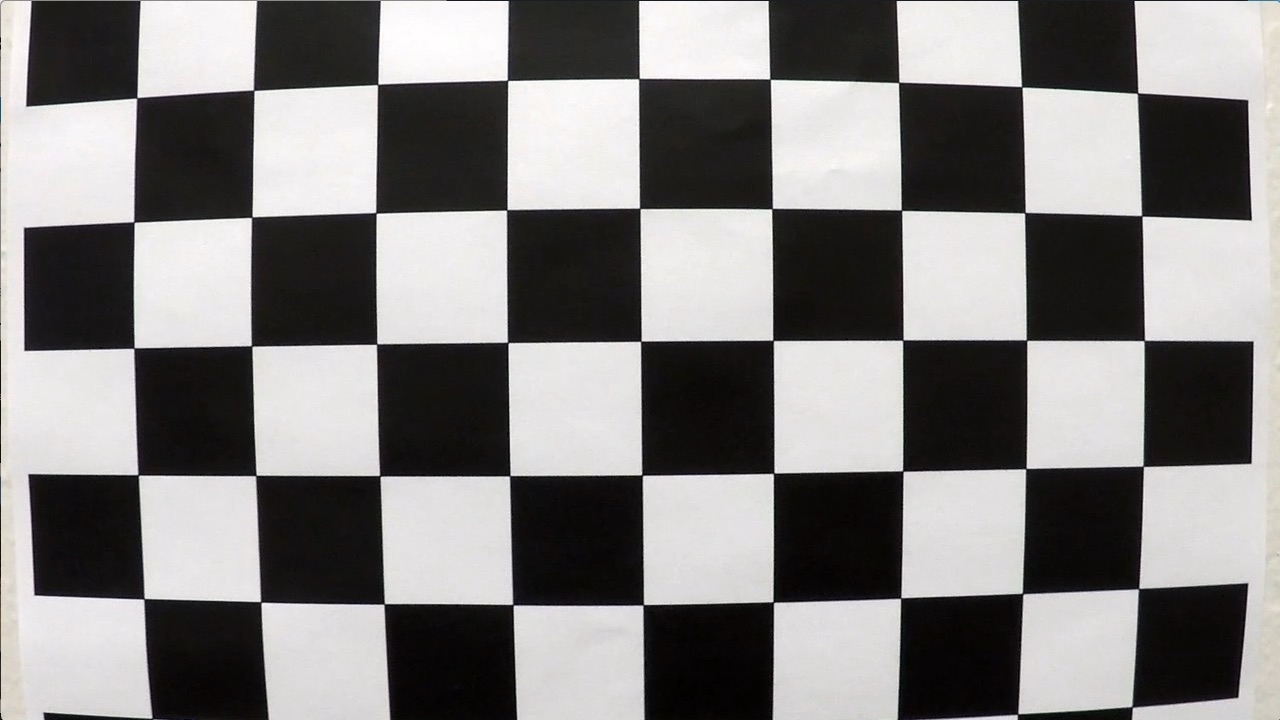
#> input picture CarND-Advanced-Lane-Lines/camera_cal/calibration1.jpg, 1280 x 720 px; its folder holds only this picture in this run
$ jupyter execute --allow-errors Advanced_Lane_Finding_Project.ipynb   (shell and % lines are left out)   (older library calls are emulated)
#> lines starting #> are read from the running program, lines starting #| are printed output that depends on the picture; after the words box and inside, x2 and y2 are one past the last pixel; in counts of white or black regions, pixels touching at a corner belong together
## Advanced Lane Finding Project

The goals / steps of this project are the following:

* Compute the camera calibration matrix and distortion coefficients given a set of chessboard images.
* Apply a distortion correction to raw images.
* Use color transforms, gradients, etc., to create a thresholded binary image.
* Apply a perspective transform to rectify binary image ("birds-eye view").
* Detect lane pixels and fit to find the lane boundary.
* Determine the curvature of the lane and vehicle position with respect to center.
* Warp the detected lane boundaries back onto the original image.
* Output visual display of the lane boundaries and numerical estimation of lane curvature and vehicle position.

---
## First, I'll compute the camera calibration using chessboard images

[cell 1]
import numpy as np
import cv2
import os
import matplotlib.pyplot as plt

#qt

# prepare object points, like (0,0,0), (1,0,0), (2,0,0) ....,(6,5,0)
objp = np.zeros((6*9,3), np.float32)
objp[:,:2] = np.mgrid[0:9,0:6].T.reshape(-1,2)

# Arrays to store object points and image points from all the images.
objpoints = [] # 3d points in real world space
imgpoints = [] # 2d points in image plane.

# Make a list of calibration images
images = ['./camera_cal/calibration%d.jpg'%(i+1) for i in range(len(os.listdir('./camera_cal')))]
example_to_show = [[] for _ in images]
# Step through the list and search for chessboard corners
for i, fname in enumerate(images):
    img = cv2.imread(fname)
#> img is the input picture: shape (720, 1280, 3); mean B, G, R 127.8, 128.4, 130.1
    example_to_show[i].append(np.copy(img))
    gray = cv2.cvtColor(img,cv2.COLOR_BGR2GRAY)

    # Find the chessboard corners
    ret, corners = cv2.findChessboardCorners(gray, (9,6),None)
#> ret = False; corners = None

    # If found, add object points, image points
    if ret == True:
        objpoints.append(objp)
        imgpoints.append(corners)

        # Draw and display the corners
        img = cv2.drawChessboardCorners(img, (9,6), corners, ret)
        example_to_show[i].append(np.copy(img))

## show an example of chessboard

[cell 2]
def show_campare(img1, img2):
    plt.figure(figsize=(16,12))
    plt.subplot(1,2,1)
    plt.imshow(img1)
    plt.title('original')
    plt.subplot(1,2,2)
    plt.title('output')
    if len(img2.shape) == 2:
        plt.imshow(img2, cmap='gray')
    else:
        plt.imshow(img2)
    plt.show()

#> (a cell that did not finish here is left out)

## get camera calibrate parameters

[cell 4]
img_size = example_to_show[0][0].shape[::2]
#> (the rest of this cell did not finish here and is left out)

## show an example of calibrate

#> (a cell that did not finish here is left out)

[cell 6]
def UndistortImg(img, mtx, dist):
    return cv2.undistort(img, mtx, dist, None, mtx)

## show an example of undistort video sequence image

[cell 7]
img = cv2.imread('./test_images/test2.jpg')
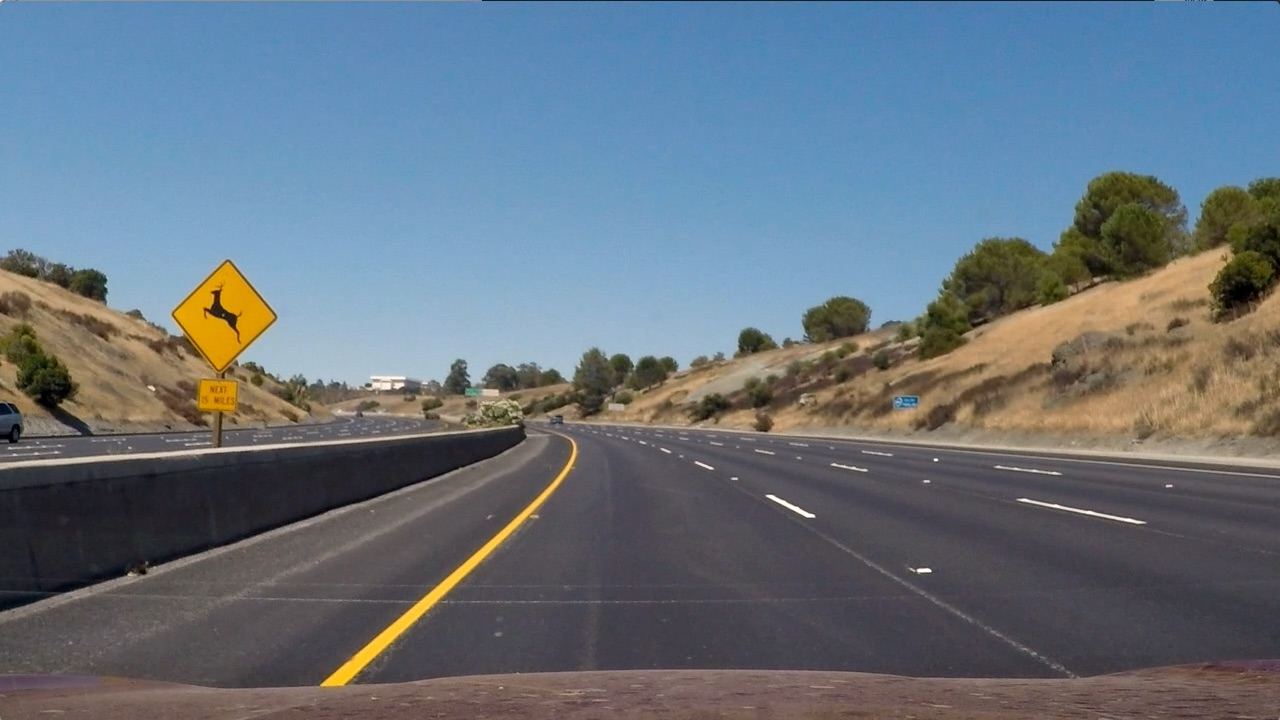
#> input picture CarND-Advanced-Lane-Lines/test_images/test2.jpg, 1280 x 720 px
#> img is the input picture: shape (720, 1280, 3); mean B, G, R 125.5, 114.6, 102.8
img = cv2.cvtColor(img, cv2.COLOR_BGR2RGB)
#> (the rest of this cell did not finish here and is left out)

## filter and segment image

[cell 8]
# copy from my first project
def color_threshold(img):
    s_channel = cv2.cvtColor(img, cv2.COLOR_RGB2HLS)[:,:,2]
    l_channel = cv2.cvtColor(img, cv2.COLOR_RGB2LUV)[:,:,0]
    b_channel = cv2.cvtColor(img, cv2.COLOR_RGB2Lab)[:,:,2]

    s_binary = np.zeros_like(s_channel)
    s_binary[(s_channel >= 175) & (s_channel <= 255)] = 1

    b_binary = np.zeros_like(b_channel)
    b_binary[(b_channel >= 155) & (b_channel <= 200)] = 1

    l_binary = np.zeros_like(l_channel)
    l_binary[(l_channel >= 210) & (l_channel <= 255)] = 1

    combined_binary = np.zeros_like(s_binary)
    combined_binary[(s_binary == 1) | (b_binary == 1) | (l_binary == 1)] = 1

    return combined_binary

def grayscale(img):
    """Applies the Grayscale transform
    This will return an image with only one color channel
    but NOTE: to see the returned image as grayscale
    (assuming your grayscaled image is called 'gray')
    you should call plt.imshow(gray, cmap='gray')"""
    return cv2.cvtColor(img, cv2.COLOR_RGB2GRAY)


def canny(img, low_threshold, high_threshold):
    """Applies the Canny transform"""
    return cv2.Canny(img, low_threshold, high_threshold)

def gaussian_blur(img, kernel_size):
    """Applies a Gaussian Noise kernel"""
    return cv2.GaussianBlur(img, (kernel_size, kernel_size), 0)
def abs_sobel_thresh(gray, orient='x', thresh_min=0, thresh_max=255, ksize= 7):

    if orient == 'x':
        abs_sobel = np.absolute(cv2.Sobel(gray, cv2.CV_64F, 1, 0,ksize= ksize))
    if orient == 'y':
        abs_sobel = np.absolute(cv2.Sobel(gray, cv2.CV_64F, 0, 1, ksize= ksize))
    # Rescale back to 8 bit integer
    scaled_sobel = np.uint8(255*abs_sobel/np.max(abs_sobel))
    # Create a copy and apply the threshold
    binary_output = np.zeros_like(scaled_sobel)
    # Here I'm using inclusive (>=, <=) thresholds, but exclusive is ok too
    binary_output[(scaled_sobel >= thresh_min) & (scaled_sobel <= thresh_max)] = 1

    # Return the result
    return binary_output


def mag_thresh(gray, thresh_min=0, thresh_max = 255, ksize= 7):

    sobelx = cv2.Sobel(gray, cv2.CV_64F, 1, 0, ksize=ksize)
    sobely = cv2.Sobel(gray, cv2.CV_64F, 0, 1, ksize=ksize)
    # Calculate the gradient magnitude
    gradmag = np.sqrt(sobelx**2 + sobely**2)

    # Rescale to 8 bit
    scale_factor = np.max(gradmag)/255
    gradmag = (gradmag/scale_factor).astype(np.uint8)

    binary_output = np.zeros_like(gradmag)

    binary_output[(gradmag >= thresh_min) & (gradmag <= thresh_max)] = 1

    return binary_output


def dir_threshold(gray, thresh_min=0, thresh_max=np.pi / 2, ksize=7):

    sobelx = cv2.Sobel(gray, cv2.CV_64F, 1, 0, ksize=ksize)
    sobely = cv2.Sobel(gray, cv2.CV_64F, 0, 1, ksize=ksize)

    absgraddir = np.arctan2(np.absolute(sobely), np.absolute(sobelx))

    binary_output =  np.zeros_like(absgraddir)
    binary_output[(absgraddir >= thresh_min) & (absgraddir <= thresh_max)] = 1

    return binary_output

def region_of_interest(img, vertices):
    """
    Applies an image mask.

    Only keeps the region of the image defined by the polygon
    formed from `vertices`. The rest of the image is set to black.
    `vertices` should be a numpy array of integer points.
    """
    #defining a blank mask to start with
    mask = np.zeros_like(img)

    #defining a 3 channel or 1 channel color to fill the mask with depending on the input image
    if len(img.shape) > 2:
        channel_count = img.shape[2]  # i.e. 3 or 4 depending on your image
        ignore_mask_color = (255,) * channel_count
    else:
        ignore_mask_color = 255

    #filling pixels inside the polygon defined by "vertices" with the fill color
    cv2.fillPoly(mask, vertices, ignore_mask_color)

    #returning the image only where mask pixels are nonzero
    masked_image = cv2.bitwise_and(img, mask)
    return masked_image

args = {}

args['kernel_size'] = 5

[cell 9]
def filter_img(img):
    # first extract hyper-parameters for pipeline from args
    kernel_size = args['kernel_size'] # kernel size for GaussianBlur
    # convert RGB image to gray image
    img = gaussian_blur(img, kernel_size)

    color_masked = color_threshold(img)

    gray = grayscale(img)
    gradx = abs_sobel_thresh(gray, orient='x', thresh_min=10, thresh_max=255)
    grady = abs_sobel_thresh(gray, orient='y', thresh_min=60, thresh_max=255)
    mag_binary = mag_thresh(gray, thresh_min=60, thresh_max=255)
    dir_binary = dir_threshold(gray, thresh_min=.65, thresh_max= 1.05)

    # Combine all the thresholded images for the gradients
    combined = np.zeros_like(dir_binary)
    combined[((gradx == 1) & (grady == 1)) | ((mag_binary == 1) & (dir_binary == 1))] = 1

    all_combined = np.zeros_like(combined)
    all_combined[(color_masked > 0) | (combined > 0)] = 1


    H, W, C = img.shape
    vertices = np.array([[(100, H), (610, 410), (680, 410), \
                          (W - 20, H), (1150, H), \
                          (700, 480), (650, 480), (310, H)]], dtype=np.int32)

    masked_edges = region_of_interest(all_combined, vertices)
    return masked_edges

[cell 10]
img = cv2.imread('./test_images/test2.jpg')
img = cv2.cvtColor(img, cv2.COLOR_BGR2RGB)

filtered_img = filter_img(img)
#> in filter_img, `color_masked = color_threshold(img)`:
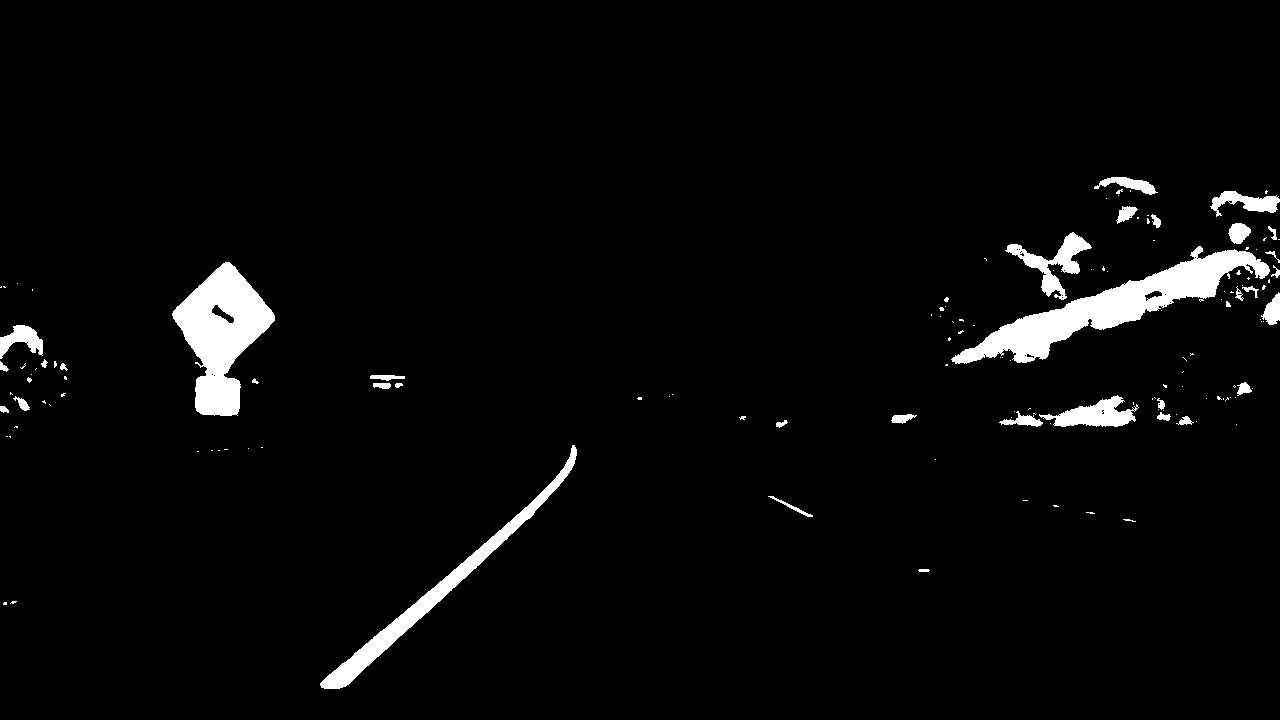
#> color_masked: shape (720, 1280); values 0 (black) and 1 (white), 3.4% white; 140 white regions (104 under 20 px), largest, box (x1, y1, x2, y2) and area: (951, 246, 1270, 364) 9724, (172, 262, 275, 416) 8178, (320, 445, 577, 689) 4656
#> in filter_img, `gradx = abs_sobel_thresh(gray, orient='x', thresh_min=10, thresh_max=2..`: gradx: shape (720, 1280); values 0 (black) and 1 (white), 16.6% white; 1959 white regions (1481 under 20 px), largest, box (x1, y1, x2, y2) and area: (1, 170, 1279, 689) 100854, (1062, 306, 1152, 416) 3204, (1232, 362, 1279, 446) 1963
#> in filter_img, `grady = abs_sobel_thresh(gray, orient='y', thresh_min=60, thresh_max=2..`: grady: shape (720, 1280); values 0 (black) and 1 (white), 3.5% white; 487 white regions (294 under 20 px), largest, box (x1, y1, x2, y2) and area: (0, 426, 519, 472) 4050, (768, 434, 1280, 471) 1941, (147, 438, 526, 570) 1741
#> in mag_thresh, `sobely = cv2.Sobel(gray, cv2.CV_64F, 0, 1, ksize=ksize)`:
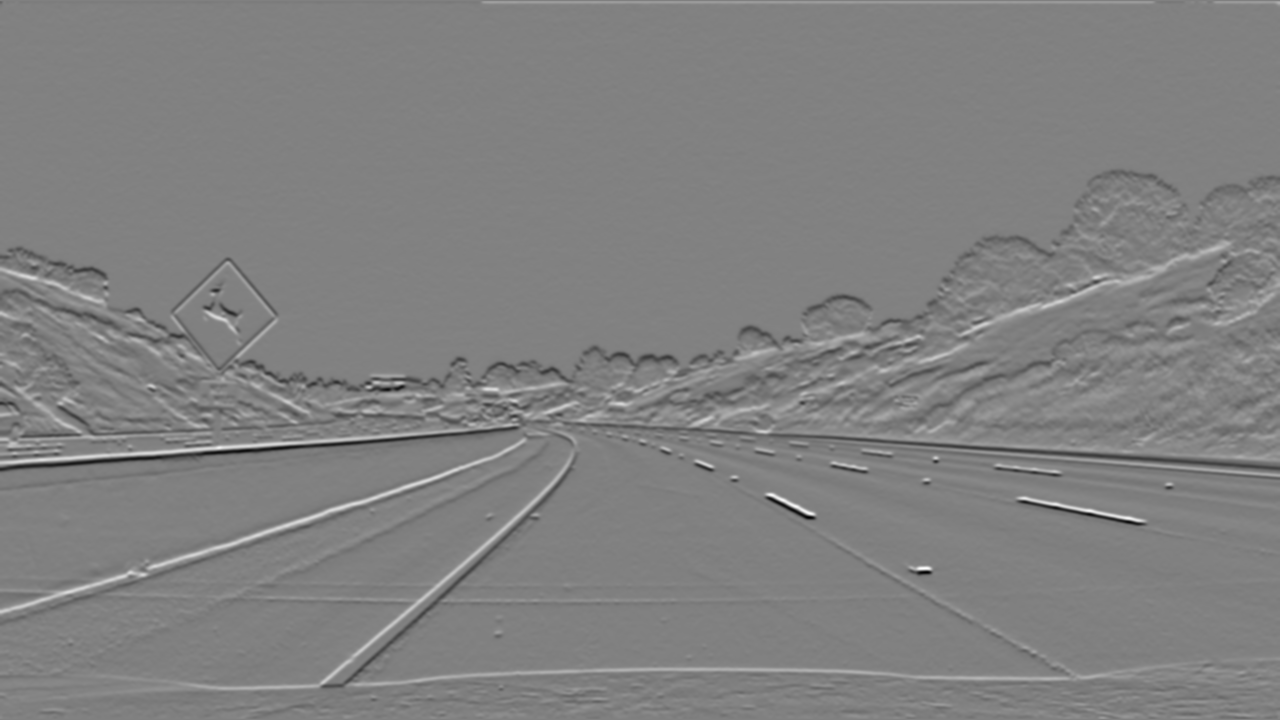
#> sobely: shape (720, 1280) float64; min -86427, max 84434, mean -52.3; drawn with min black and max white
#> in mag_thresh, `scale_factor = np.max(gradmag)/255`: scale_factor = 339.9
#> in filter_img, `mag_binary = mag_thresh(gray, thresh_min=60, thresh_max=255)`: mag_binary: shape (720, 1280); values 0 (black) and 1 (white), 4.6% white; 431 white regions (263 under 20 px), largest, box (x1, y1, x2, y2) and area: (148, 258, 680, 399) 4597, (0, 408, 521, 472) 4286, (191, 435, 579, 690) 3802
#> in filter_img, `dir_binary = dir_threshold(gray, thresh_min=.65, thresh_max= 1.05)`: dir_binary: shape (720, 1280) float64; values 0 (black) and 1 (white), 23.7% white in thin lines or dots
#> in region_of_interest, `cv2.fillPoly(mask, vertices, ignore_mask_color)`: mask: shape (720, 1280) float64; 9.2% white; 1 white region, box (x1, y1, x2, y2) and area: (101, 410, 1260, 720) 84769
#> in region_of_interest, `masked_image = cv2.bitwise_and(img, mask)`: img: shape (720, 1280) float64; values 0 (black) and 1 (white), 6% white; 1011 white regions (760 under 20 px), largest, box (x1, y1, x2, y2) and area: (951, 227, 1270, 364) 12721, (172, 258, 278, 417) 8809, (317, 445, 577, 689) 5081
#> filtered_img: shape (720, 1280) float64; values 0 (black) and 7.12e-307 (white), 0.69% white; 64 white regions (56 under 20 px), largest, box (x1, y1, x2, y2) and area: (317, 445, 577, 689) 5081, (765, 493, 817, 520) 486, (908, 566, 933, 576) 153
plt.imshow(filtered_img, cmap='gray')
plt.show()

## Perspective Transform

[cell 11]
lanewidth=300
h=720
w=1280

# define src points through getting a plane in the image
src = np.float32([(585, 460),
                  (695, 460),
                  (203, 720),
                  (1127, 720)])

dst = np.float32([(320, 0),
                  (960, 0),
                  (320, 720),
                  (960, 720)])
# Defining the destinations points through offset and w/h of the given image
M = cv2.getPerspectiveTransform(src, dst)
Minv = cv2.getPerspectiveTransform(dst, src)

[cell 12]
def get_perspective_img(img, M):
    h,w = img.shape[:2]
    warped = cv2.warpPerspective(img, M, (w,h), flags=cv2.INTER_LINEAR)
    return warped

[cell 13]
# Warp the image using OpenCV warpPerspective()
warped = get_perspective_img(img, M)
#> in get_perspective_img, `warped = cv2.warpPerspective(img, M, (w,h), flags=cv2.INTER_LINEAR)`:
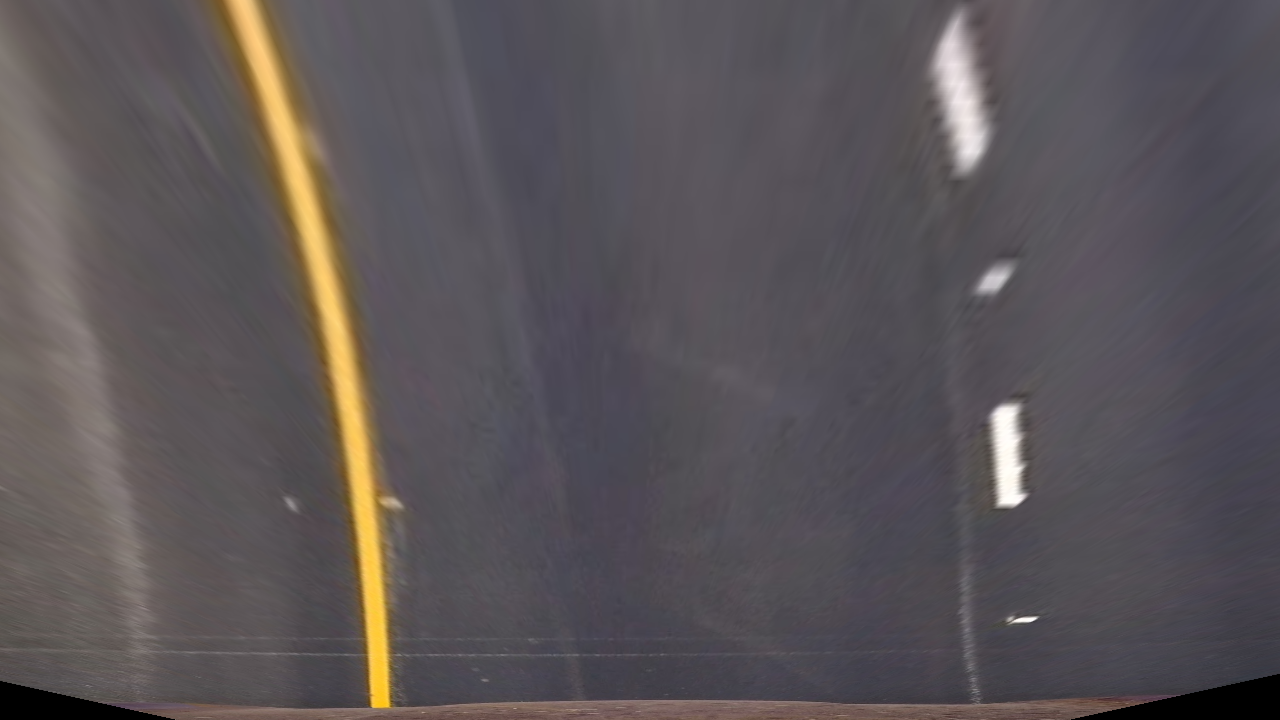
#> warped: shape (720, 1280, 3); mean R, G, B 90.7, 84.9, 87.6
show_campare(img, warped)
